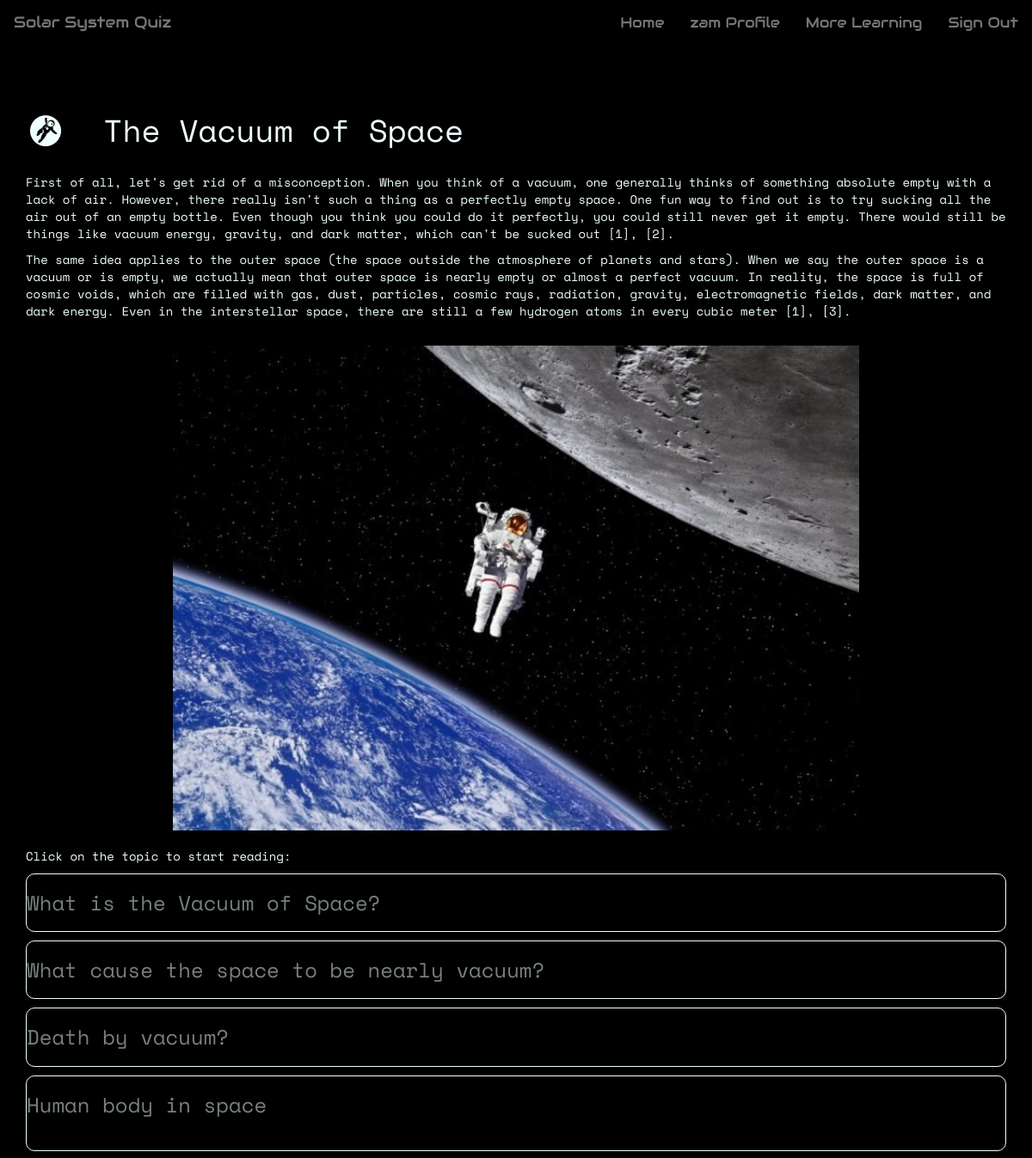
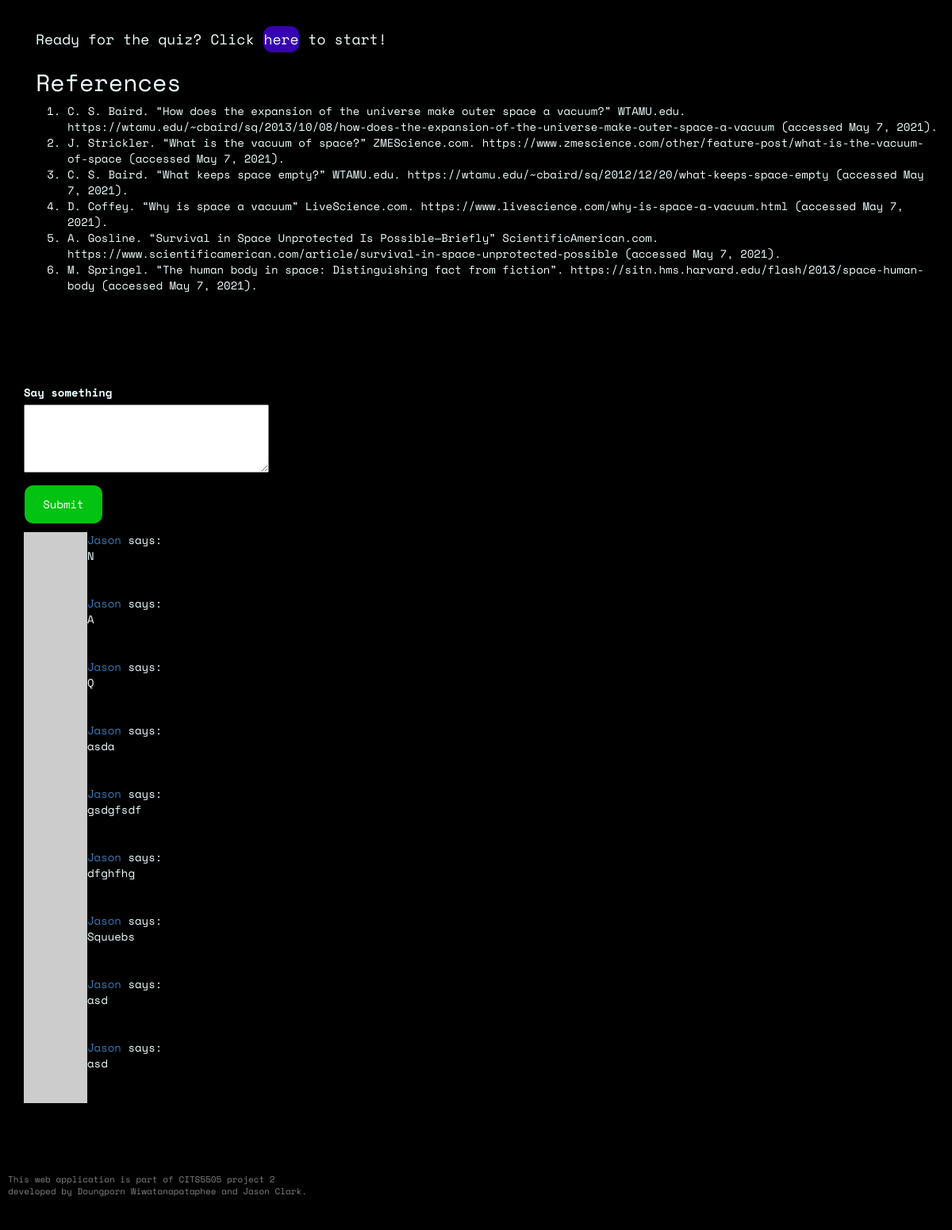
The page /learning_module/vacuum (signed in) on the database its author committed (2 pictures, top to bottom).
### app/models.py (models this page shows, shortened)
class User(UserMixin, db.Model):
    __tablename__ = 'user_table'
    id = db.Column(db.Integer, primary_key=True)
    username = db.Column(db.String(64), index=True, unique=True)
    user_type = db.Column(db.String(64))
    email = db.Column(db.String(120), index=True, unique=True)
    password_hash = db.Column(db.String(128))
    posts = db.relationship('Post', backref='author', lazy='dynamic')
    about_me = db.Column(db.String(140))
    last_seen = db.Column(db.DateTime, default=datetime.utcnow)
    score_child = db.relationship("Score", backref = 'user_parent')
    quiz_unlocked = db.Column(db.Integer, default=0)
    def avatar(self, size):
      digest = md5(self.email.lower().encode('utf-8')).hexdigest()
      return 'https://www.gravatar.com/avatar/{}?d=identicon&s={}'.format(digest, size)

class Post(db.Model):
    id = db.Column(db.Integer, primary_key=True)
    user_id = db.Column(db.Integer, db.ForeignKey('user_table.id')) #user.id
    body = db.Column(db.String(140))
    timestamp = db.Column(db.DateTime, index=True, default=datetime.utcnow)
    page = db.Column(db.String)
    upvotes = db.Column(db.Integer, default=0)
    downvotes = db.Column(db.Integer, default=0)

### app/routes.py (the view, shortened to what this page needs)
@app.route('/learning_module/<module>', methods=['GET', 'POST'])
@login_required
def learning_module(module):
  page = request.args.get('page', 1, type=int)
  posts = Post.query.filter_by(page=module).paginate(
    page, app.config['POSTS_PER_PAGE'], False)
  next_url = url_for('learning_module', module=module, page=posts.next_num) \
    if posts.has_next else None
  prev_url = url_for('learning_module', module=module, page=posts.prev_num) \
    if posts.has_prev else None
  form = PostForm()
  return render_template('modules/learning_module.html', module=module, form=form,
      posts=posts.items, next_url=next_url,
      prev_url=prev_url)

### app/forms.py
class PostForm(FlaskForm):
  post = TextAreaField('Say something', validators=[
    DataRequired(), Length(min=1, max=140)])
  submit = SubmitField('Submit')

### app/models.py (called while the page is built)
@login.user_loader
def load_user(id):
    return User.query.get(int(id))

### app/routes.py (called while the page is built)
@app.before_request
def before_request():
    from_zone = tz.tzutc()
    to_zone = tz.tzlocal()
    utc = datetime.utcnow()
    utc = utc.replace(tzinfo=from_zone)
    central = utc.astimezone(to_zone)   # convert to local timezone
    if current_user.is_authenticated:
        current_user.last_seen = central
        db.session.commit()

### app/templates/modules/learning_module.html (shortened to what this page needs)
{% extends 'base.html' %}
{% block body %}
<div class="progress-bar-max fixed-top">
</div>
{% include 'modules/_{}.html'.format(module) %}
<hr class="divider" />
<div class="container">
  {% if form %}
  <form action="" id=module method="post">
    <p>
      {{ form.post.label }}<br>
      <span class="post-form">
      {{ form.post(cols=32, rows=4) }}<br>
      </span>
    </p>
    <p>{{ form.submit(class_="post-button") }}</p>
  </form>
  {% endif %}
  {% for post in posts %}
    {% include '_post.html' %}
  {% endfor %}
</div>
{% endblock %}

### app/templates/base.html (shortened to what this page needs)
<!DOCTYPE html>
<html lang="en">
<head>
    <link rel="stylesheet" href="https://maxcdn.bootstrapcdn.com/bootstrap/3.4.1/css/bootstrap.min.css">
    <link rel="stylesheet" type="text/css" href="{{ url_for('static', filename='css/theme.css') }}">
    <link rel="stylesheet" href="https://cdnjs.cloudflare.com/ajax/libs/font-awesome/4.7.0/css/font-awesome.min.css">
</head>
<body>
    {% block navbar %}
    <nav class="navbar navbar-default">
            <div class="navbar-header">
                <a class="navbar-brand" href="{{ url_for('home') }}">Solar System Quiz</a>
            </div>
            <div class="collapse navbar-collapse" id="bs-example-navbar-collapse-1">
                <ul class="nav navbar-nav navbar-right">
                    {% if current_user.is_authenticated %}
                    <li><a href="{{ url_for('home') }}">Home</a></li>
                    <li><a href="{{ url_for('user_profile', username=current_user.username) }}">{{ current_user.username }} Profile</a></li>
                    <li><a href="{{ url_for('more_learning') }}">More Learning</a></li>
                    <li><a href="{{ url_for('logout') }}">Sign Out</a></li>
                    {% else %}
                    <li><a href="{{ url_for('home') }}">Home</a></li>
                    <li><a href="{{ url_for('login') }}">Login</a></li>
                    <li><a href="{{ url_for('register') }}">Register</a></li>
                    <li><a href="{{ url_for('more_learning') }}">More Learning</a></li>
                    {% endif %}
                </ul>
            </div>
    </nav>
    {% endblock %}
    <div class="points-container">
    </div>
    {% block body %}{% endblock %}
    <footer>
        <p>This web application is part of CITS5505 project 2 <br>
           developed by Doungporn Wiwatanapataphee and Jason Clark.</p>
    </footer>
</body>
</html>

### app/templates/_post.html (shortened to what this page needs)
<table>
  <tr valign="top">
    <td><img src="{{ post.author.avatar(36) }}"></td>
    <td>
      <a href="{{ url_for('user_profile', username=post.author.username) }}">
        {{ post.author.username }}
      </a>
      says:<br>{{ post.body }}
    </td>
  </tr>
</table>

### app/static/css/theme.css (style rules this page uses)
* { box-sizing: border-box; }
body { font-family: 'Space Mono', monospace; background-color: black; color: azure; padding-bottom: 60px; margin-bottom: 100px; }
html { scroll-behavior: smooth; }
.navbar { font-family: 'Audiowide', cursive; background-color: black; border-color: black; top: 0; }
.nav a { font-size: 1.2em !important; }
.fixed-top { position: fixed; top: 0; z-index: 1; right: 0; left: 0; }
.progress-bar-max { display: block; background-color: transparent; height: 9px; width: 100%; }
.points-container { padding: 20px; display: flex; margin: 0 auto; text-align: center; }
.post-button { background-color: #03da15e5; height: 50px; width: 100px; border: 1px solid black; color: #ffffff; word-wrap: normal; margin: 0; padding: 0; border-radius: 12px; }
.post-form { color:black; }
hr.divider { border: 0; height: 5px; margin-top: 50px; margin-bottom: 50px; margin-left: 2rem; width: 100%; }
footer { position: fixed; font-size: 11px; background: black; color:grey; padding: 3rem 1rem; bottom: 0; left: 0; width: 100%; }

### rows shown on the page
User: username "zam"
Post: author.username "Jason", body "N"
Post: author.username "Jason", body "A"
Post: author.username "Jason", body "Q"
Post: author.username "Jason", body "asda"
Post: author.username "Jason", body "gsdgfsdf"
Post: author.username "Jason", body "dfghfhg"
Post: author.username "Jason", body "Squuebs"
Post: author.username "Jason", body "asd"
Post: author.username "Jason", body "asd"
